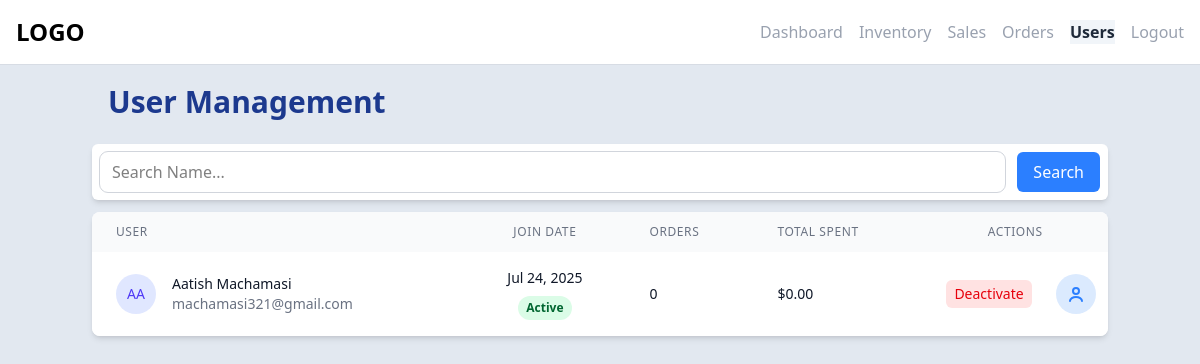
The page /admin/users.php (signed in) on the database its author committed.
### tables this page shows
CREATE TABLE `users` (
  `user_id` int(11) NOT NULL,
  `username` varchar(100) NOT NULL,
  `email` varchar(100) NOT NULL,
  `password` varchar(255) NOT NULL,
  `shipping_address` varchar(100) NOT NULL,
  `phone` varchar(15) DEFAULT NULL,
  `gender` enum('male','female') NOT NULL DEFAULT 'male',
  `dob` datetime DEFAULT NULL,
  `role` enum('user','admin') DEFAULT 'user',
  `status` enum('active','inactive') DEFAULT 'active',
  `created_at` timestamp NOT NULL DEFAULT current_timestamp(),
  `last_logged_in` timestamp NULL DEFAULT NULL
);

### admin/users.php (the view, shortened to what this page needs)
<!DOCTYPE html>
<html lang="en">
<head>
    <link href="../src/output.css" rel="stylesheet">
    <?php require '../components/link_imports.php'; ?>
</head>
<body class="bg-slate-200">
<?php
    include '../components/admin_nav.php';
?>
    <section class="container mx-auto">
        <h2 class="p-5 font-bold text-3xl text-blue-900">User Management</h2>
        <div class="flex flex-col">
            <div class="bg-white p-2 m-1 rounded-md shadow-md flex space-x-3">
                <input type="text" class="outline-1 outline-gray-300 rounded-lg w-full px-3"
                    placeholder="Search Name...">
                <button class="bg-blue-500 text-white p-2 px-4 rounded-md">Search</button>
            </div>
            <div class="bg-white rounded-lg shadow-md overflow-hidden m-1 mt-2">
                <div class="overflow-x-auto">
                    <table class="w-full">
                        <thead class="bg-gray-50">
                            <tr>
                                <th
                                    class="px-6 py-3 text-left text-xs font-medium text-gray-500 uppercase tracking-wider">
                                    User</th>
                                <th
                                    class="px-6 py-3 text-center text-xs font-medium text-gray-500 uppercase tracking-wider">
                                    Join Date</th>
                                <th
                                    class="px-6 py-3 text-left text-xs font-medium text-gray-500 uppercase tracking-wider">
                                    Orders</th>
                                <th
                                    class="px-6 py-3 text-left text-xs font-medium text-gray-500 uppercase tracking-wider">
                                    Total Spent</th>
                                <th
                                    colspan="2"
                                    class="px-6 py-3 text-center text-xs font-medium text-gray-500 uppercase tracking-wider">
                                    Actions</th>
                            </tr>
                        </thead>
                        <tbody class="bg-white divide-y divide-gray-200">
                        <?php
                        require_once '../config/db.php';
                        $sql = "SELECT * FROM user_details";
                        $result = $conn->query($sql);
                        if ($result && $result->num_rows > 0):
                            while($user = $result->fetch_assoc()):
                                $status = strtolower($user['user_statu']);
                                $badgeClass = $status === 'active' ? 'bg-green-100 text-green-800' : 'bg-red-100 text-red-800';
                                $badgeText = ucfirst($status);
                        ?>
                            <tr>
                                <td class="px-6 py-4 whitespace-nowrap">
                                    <div class="flex items-center">
                                        <div class="flex-shrink-0 h-10 w-10">
                                            <div class="h-10 w-10 rounded-full bg-indigo-100 flex items-center justify-center">
                                                <span class="text-indigo-600 font-medium text-sm">
                                                    <?php echo strtoupper(substr($user['username'], 0, 2)); ?>
                                                </span>
                                            </div>
                                        </div>
                                        <div class="ml-4">
                                            <div class="text-sm font-medium text-gray-900">
                                                <?php echo htmlspecialchars($user['username']); ?>
                                            </div>
                                            <div class="text-sm text-gray-500">
                                                <?php echo htmlspecialchars($user['email']); ?>
                                            </div>
                                        </div>
                                    </div>
                                </td>
                                <td class="px-6 py-4 whitespace-nowrap text-sm text-gray-900 flex flex-col justify-center items-center">
                                    <?php echo date('M j, Y', strtotime($user['created_at'])); ?>
                                    <span class="px-2 py-1 mt-2 w-fit text-xs font-semibold rounded-full <?php echo $badgeClass; ?>">
                                        <?php echo $badgeText; ?>
                                    </span>
                                </td>
                                <td class="px-6 py-4 whitespace-nowrap text-sm text-gray-900">
                                    <?php echo (int)$user['total_orders']; ?>
                                </td>
                                <td class="px-6 py-4 whitespace-nowrap text-sm text-gray-900">
                                    $<?php echo number_format($user['paid_total'], 2); ?>
                                </td>
                                <td class="px-6 w-3 py-4 whitespace-nowrap text-sm font-medium">
                                    <form method="POST" class="inline">
                                        <button name="toggle_user_id"
                                            value = "<?php echo $user['user_id']?>"
                                            class="<?php echo $status === 'active' ? 'text-red-600 bg-red-100 hover:text-white hover:bg-red-400' : 'text-green-600 bg-green-100 hover:text-white hover:bg-green-400'; ?> px-2 py-1 rounded-md cursor-pointer">
                                            <?php echo $status === 'active' ? 'Deactivate' : 'Activate'; ?>
                                        </button>
                                    </form>
                                </td>
                                <td>
                                    <a href="user-profile.php?user_id=<?php echo $user['user_id']; ?>" class="group inline-flex items-center justify-center" title="View Profile">
                                        <span class="inline-flex items-center justify-center w-10 h-10 rounded-full bg-blue-100 transition-colors duration-200 group-hover:bg-blue-500">
                                        </span>
                                    </a>
                                </td>
                            </tr>
                        <?php
                            endwhile;
                        else:
                        ?>
                            <tr>
                                <td colspan="6" class="text-center py-6 text-gray-500">No users found.</td>
                            </tr>
                        <?php endif; ?>
                        </tbody>
                    </table>
                </div>
            </div>
        </div>
    </section>
</body>
</html>

### components/link_imports.php (shortened to what this page needs)
<script src="https://cdn.jsdelivr.net/npm/@tailwindcss/browser@4"></script>

### components/admin_nav.php (shortened to what this page needs)
<nav class="relative top-0 left-0 w-full h-16 bg-white flex justify-between items-center px-4 shadow-2xs">
    <div class="text-2xl font-bold">LOGO</div>
    <div class="flex items-center space-x-4">
        <a id="nav-link" href="dashboard.php" class="text-gray-400 hover:text-slate-900 ">Dashboard</a>
        <a id="nav-link" href="inventory.php" class="text-gray-400 hover:text-slate-900">Inventory</a>
        <a id="nav-link" href="sales.php" class="text-gray-400 hover:text-slate-900">Sales</a>
        <a id="nav-link" href="orders.php" class="text-gray-400 hover:text-slate-900">Orders</a>
        <a id="nav-link" href="users.php" class="text-gray-400 hover:text-slate-900">Users</a>
        <form action="../">
            <button id="nav-link" name="logout" value="true" class="text-gray-400 hover:text-slate-900">Logout</button>
        </form>
    </div>
</nav>

### rows shown on the page
users: username "AA", username "Aatish Machamasi", email "machamasi321@gmail.com", created_at "Jul 24, 2025", badgeText "Active", total_orders "0", paid_total "0.00", $user['user_id'] 2 (drawn)
